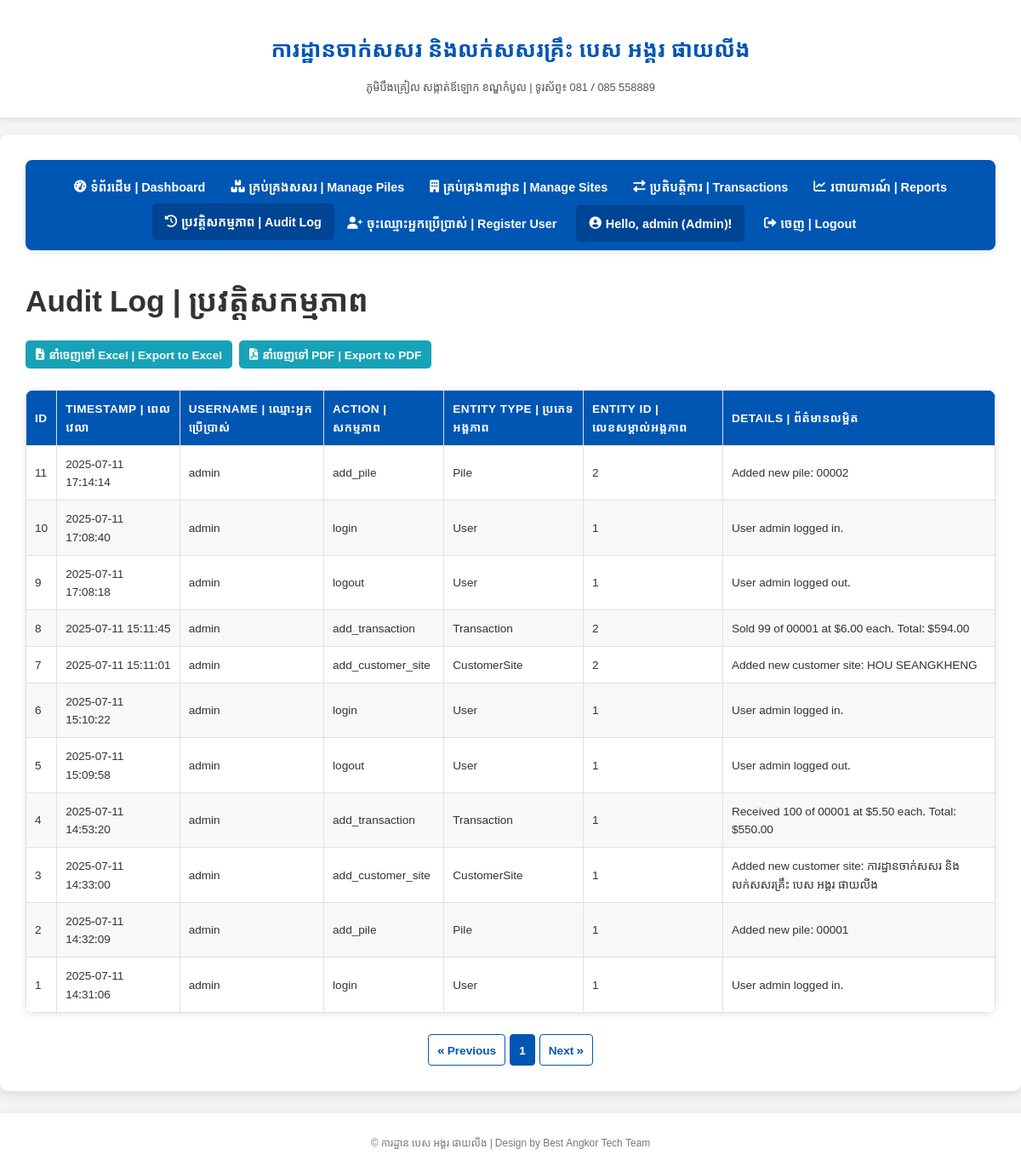
The app's page /audit_log (signed in), older data.
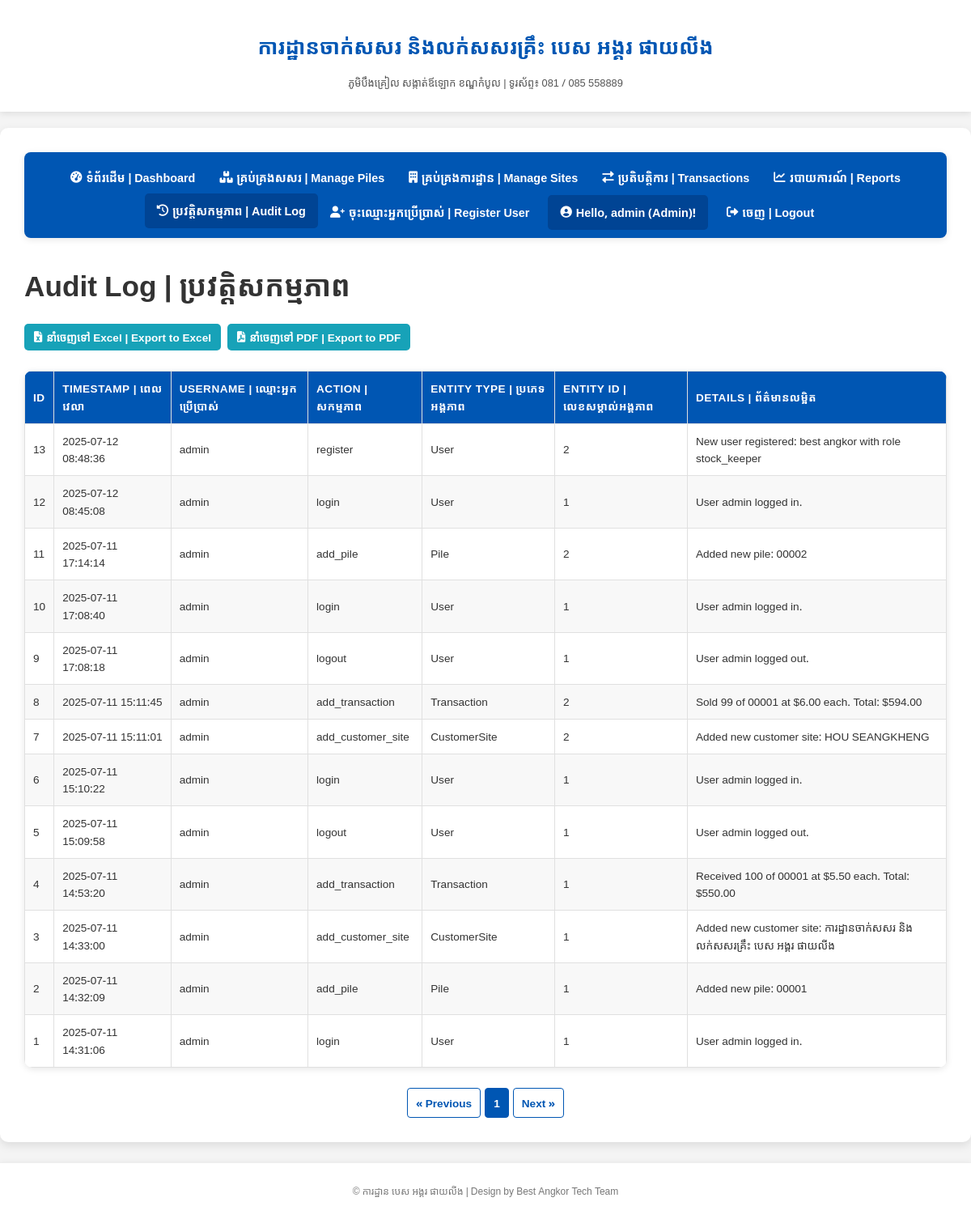
The same page, newer data.
### app.py (models this page shows, shortened)
class User(UserMixin, db.Model):
    id = db.Column(db.Integer, primary_key=True)
    username = db.Column(db.String(80), unique=True, nullable=False)
    password_hash = db.Column(db.String(128), nullable=False)
    role = db.Column(db.String(50), default='user', nullable=False) # e.g., 'admin', 'manager', 'stock_keeper'
    created_at = db.Column(db.DateTime, default=datetime.now)

class AuditLog(db.Model):
    id = db.Column(db.Integer, primary_key=True)
    user_id = db.Column(db.Integer, db.ForeignKey('user.id'), nullable=True) # Nullable if action is by system/unauthenticated
    username = db.Column(db.String(80), nullable=True) # Store username directly for historical accuracy
    action = db.Column(db.String(100), nullable=False) # e.g., 'add_pile', 'edit_transaction', 'login'
    entity_type = db.Column(db.String(100), nullable=True) # e.g., 'Pile', 'Transaction', 'User'
    entity_id = db.Column(db.Integer, nullable=True) # ID of the entity affected
    details = db.Column(db.Text) # More detailed description of the change
    timestamp = db.Column(db.DateTime, default=datetime.now)
    user = db.relationship('User', backref='audit_logs', lazy=True)

### app.py (the view)
@app.route('/audit_log')
@login_required
@role_required('admin') # Only Admin can view audit log
def view_audit_log():
    page = request.args.get('page', 1, type=int)
    sort_by = request.args.get('sort_by', 'timestamp')
    order = request.args.get('order', 'desc')
    valid_sort_columns = ['timestamp', 'username', 'action', 'entity_type', 'entity_id']
    if sort_by not in valid_sort_columns:
        sort_by = 'timestamp'
    sort_column = getattr(AuditLog, sort_by)
    if order == 'desc':
        audit_logs_query = AuditLog.query.order_by(sort_column.desc())
    else:
        audit_logs_query = AuditLog.query.order_by(sort_column.asc())
    pagination = audit_logs_query.paginate(page=page, per_page=20, error_out=False)
    audit_logs = pagination.items
    return render_template('audit_log.html', audit_logs=audit_logs, pagination=pagination, sort_by=sort_by, order=order)

### app.py (called while the page is built)
@login_manager.user_loader
def load_user(user_id):
    return User.query.get(int(user_id))

@app.context_processor
def inject_global_vars():
    return dict(current_year=datetime.now().year)

@app.before_request
def before_request():
    g.db = db.session

def role_required(roles):
    if not isinstance(roles, list):
        roles = [roles]
    def decorator(f):
        @wraps(f)
        def decorated_function(*args, **kwargs):
            if not current_user.is_authenticated:
                flash("Please log in to access this page.", "info")
                return redirect(url_for('login', next=request.url))
            if current_user.role not in roles:
                flash("You do not have permission to access this page.", "error")
                return redirect(url_for('index')) # Redirect to dashboard or a permission denied page
            return f(*args, **kwargs)
        return decorated_function
    return decorator

### templates/audit_log.html (shortened to what this page needs)
{% extends "base.html" %}
{% block content %}
<h1>Audit Log | ប្រវត្តិសកម្មភាព</h1>
<div class="button-group">
    <button class="export-btn" onclick="exportTableToExcel('audit-log-table', 'Audit_Log_Report')"><i class="fas fa-file-excel"></i> នាំចេញទៅ Excel | Export to Excel</button>
    <button class="export-btn" onclick="exportTableToPDF('audit-log-table', 'Audit Log Report')"><i class="fas fa-file-pdf"></i> នាំចេញទៅ PDF | Export to PDF</button>
</div>
<table id="audit-log-table">
    <thead>
        <tr>
            <th>ID</th>
            <th>Timestamp | ពេលវេលា</th>
            <th>Username | ឈ្មោះអ្នកប្រើប្រាស់</th>
            <th>Action | សកម្មភាព</th>
            <th>Entity Type | ប្រភេទអង្គភាព</th>
            <th>Entity ID | លេខសម្គាល់អង្គភាព</th>
            <th>Details | ព័ត៌មានលម្អិត</th>
        </tr>
    </thead>
    <tbody>
        {% for log in audit_logs %}
        <tr>
            <td data-label="ID">{{ log.id }}</td>
            <td data-label="Timestamp | ពេលវេលា">{{ log.timestamp.strftime('%Y-%m-%d %H:%M:%S') }}</td>
            <td data-label="Username | ឈ្មោះអ្នកប្រើប្រាស់">{{ log.username }}</td>
            <td data-label="Action | សកម្មភាព">{{ log.action }}</td>
            <td data-label="Entity Type | ប្រភេទអង្គភាព">{{ log.entity_type or 'N/A' }}</td>
            <td data-label="Entity ID | លេខសម្គាល់អង្គភាព">{{ log.entity_id or 'N/A' }}</td>
            <td data-label="Details | ព័ត៌មានលម្អិត">{{ log.details or 'N/A' }}</td>
        </tr>
        {% else %}
        <tr>
            <td colspan="7">No audit log entries found. | រកមិនឃើញកំណត់ហេតុសកម្មភាពទេ។</td>
        </tr>
        {% endfor %}
    </tbody>
</table>
<div class="pagination">
    {% if pagination.has_prev %}
        <a href="{{ url_for('view_audit_log', page=pagination.prev_num, sort_by=sort_by, order=order) }}" class="page-link">&laquo; Previous</a>
    {% else %}
        <span class="page-link disabled">&laquo; Previous</span>
    {% endif %}
    {% for page_num in pagination.iter_pages(left_edge=1, right_edge=1, left_current=2, right_current=2) %}
        {% if page_num %}
            {% if pagination.page == page_num %}
                <span class="page-link current">{{ page_num }}</span>
            {% else %}
                <a href="{{ url_for('view_audit_log', page=page_num, sort_by=sort_by, order=order) }}" class="page-link">{{ page_num }}</a>
            {% endif %}
        {% else %}
            <span class="page-link ellipsis">...</span>
        {% endif %}
    {% endfor %}
    {% if pagination.has_next %}
        <a href="{{ url_for('view_audit_log', page=pagination.next_num, sort_by=sort_by, order=order) }}" class="page-link">Next &raquo;</a>
    {% else %}
        <span class="page-link disabled">Next &raquo;</span>
    {% endif %}
</div>
{% endblock %}

### templates/base.html (shortened to what this page needs)
<!DOCTYPE html>
<html lang="en">
<head>
    <link rel="stylesheet" href="https://cdnjs.cloudflare.com/ajax/libs/font-awesome/6.0.0-beta3/css/all.min.css">
</head>
<body>
    <header>
        <h1>ការដ្ឋានចាក់សសរ និងលក់សសរគ្រឹះ បេស អង្គរ ផាយលីង</h1>
        <p>ភូមិបឹងគ្រៀល សង្កាត់ឪឡោក ខណ្ឌកំបូល | ទូរស័ព្ទ៖ 081 / 085 558889</p>
    </header>
    <div class="container">
        <nav class="navbar">
            <a href="{{ url_for('index') }}" class="{{ 'active' if request.endpoint == 'index' else '' }}"><i class="fas fa-tachometer-alt"></i> ទំព័រដើម | Dashboard</a>
            {% if current_user.is_authenticated %}
                {% if current_user.role in ['admin', 'manager', 'stock_keeper'] %}
                    <a href="{{ url_for('manage_piles') }}" class="{{ 'active' if request.endpoint in ['manage_piles', 'add_pile', 'edit_pile'] else '' }}"><i class="fas fa-boxes"></i> គ្រប់គ្រងសសរ | Manage Piles</a>
                {% endif %}
                {% if current_user.role in ['admin', 'manager'] %}
                    <a href="{{ url_for('manage_sites') }}" class="{{ 'active' if request.endpoint in ['manage_sites', 'add_customer_site', 'edit_customer_site'] else '' }}"><i class="fas fa-building"></i> គ្រប់គ្រងការដ្ឋាន | Manage Sites</a>
                {% endif %}
                {% if current_user.role in ['admin', 'manager', 'stock_keeper'] %}
                    <a href="{{ url_for('manage_transactions') }}" class="{{ 'active' if request.endpoint in ['manage_transactions', 'add_transaction', 'edit_transaction'] else '' }}"><i class="fas fa-exchange-alt"></i> ប្រតិបត្តិការ | Transactions</a>
                {% endif %}
                {% if current_user.role in ['admin', 'manager'] %}
                    <a href="{{ url_for('reports') }}" class="{{ 'active' if request.endpoint == 'reports' else '' }}"><i class="fas fa-chart-line"></i> របាយការណ៍ | Reports</a>
                {% endif %}
                {% if current_user.role == 'admin' %}
                    <a href="{{ url_for('view_audit_log') }}" class="{{ 'active' if request.endpoint == 'view_audit_log' else '' }}"><i class="fas fa-history"></i> ប្រវត្តិសកម្មភាព | Audit Log</a>
                    <a href="{{ url_for('register') }}" class="{{ 'active' if request.endpoint == 'register' else '' }}"><i class="fas fa-user-plus"></i> ចុះឈ្មោះអ្នកប្រើប្រាស់ | Register User</a>
                {% endif %}
                <span class="user-info"><i class="fas fa-user-circle"></i> Hello, {{ current_user.username }} ({{ current_user.role.capitalize() }})!</span>
                <a href="{{ url_for('logout') }}"><i class="fas fa-sign-out-alt"></i> ចេញ | Logout</a>
            {% else %}
                <a href="{{ url_for('login') }}"><i class="fas fa-sign-in-alt"></i> ចូល | Login</a>
            {% endif %}
        </nav>
        {% block content %}{% endblock %}
    </div>
    <footer>
        <p>&copy; {{ g.current_year }} ការដ្ឋាន បេស អង្គរ ផាយលីង | Design by Best Angkor Tech Team</p>
    </footer>
</body>
</html>

### templates/base.html (style rules this page uses)
body { font-family: 'Noto Sans Khmer', Arial, sans-serif; margin: 0; background-color: #f4f4f4; color: #333; line-height: 1.6; font-size: 16px; }
.container { max-width: 1200px; margin: 20px auto; background-color: #fff; padding: 30px; border-radius: 10px; box-shadow: 0 4px 12px rgba(0, 0, 0, 0.1); }
h1, h2, h3 { color: #333; margin-top: 25px; margin-bottom: 15px; font-weight: 700; }
h1 { font-size: 2.2em; }
.navbar { background-color: #0056b3; padding: 10px 0; border-radius: 8px; margin-bottom: 30px; text-align: center; display: flex; justify-content: center; flex-wrap: wrap; box-shadow: 0 2px 8px rgba(0, 0, 0, 0.1); }
.navbar a { color: white; padding: 10px 15px; text-decoration: none; text-align: center; display: inline-block; transition: background-color 0.3s ease, transform 0.2s ease; font-weight: 600; font-size: 0.9em; display: flex; align-items: center; gap: 5px; }
.navbar a:hover, .navbar a.active { background-color: #004494; border-radius: 5px; transform: translateY(-2px); }
.user-info { color: white; padding: 10px 15px; display: inline-block; font-weight: bold; background-color: #004494; border-radius: 5px; margin: 0 8px; font-size: 0.9em; display: flex; align-items: center; gap: 5px; }
table { width: 100%; border-collapse: collapse; margin-top: 25px; box-shadow: 0 2px 8px rgba(0,0,0,0.1); border-radius: 10px; overflow: hidden; background-color: #fff; }
th, td { border: 1px solid #e0e0e0; padding: 10px; text-align: left; font-size: 0.85em; }
th { background-color: #0056b3; color: white; font-weight: bold; text-transform: uppercase; letter-spacing: 0.5px; }
tr:nth-child(even) { background-color: #f8f8f8; }
.button-group { margin-top: 20px; margin-bottom: 20px; display: flex; gap: 8px; flex-wrap: wrap; justify-content: flex-start; }
.button-group a, .button-group button { padding: 7px 12px; color: white; text-decoration: none; border-radius: 5px; border: none; cursor: pointer; font-size: 0.85em; transition: background-color 0.3s ease, transform 0.2s ease; font-weight: 600; display: inline-flex; align-items: center; gap: 5px; }
.export-btn { background-color: #17a2b8; }
header, footer { background-color: #ffffff; padding: 0.8rem 1.2rem; text-align: center; box-shadow: 0 2px 8px rgba(0,0,0,0.1); }
header h1 { font-size: 1.6rem; color: #0056b3; font-weight: bold; margin-bottom: 4px; }
header p { color: #555; font-size: 0.8em; }
footer { margin-top: 25px; border-top: 1px solid #eee; }
footer p { font-size: 0.75em; color: #777; }
.pagination { margin-top: 25px; text-align: center; display: flex; justify-content: center; gap: 5px; }
.page-link { padding: 7px 10px; border: 1px solid #0056b3; border-radius: 4px; text-decoration: none; color: #0056b3; transition: background-color 0.3s ease, color 0.3s ease, transform 0.2s ease; font-weight: 600; font-size: 0.85em; }
.page-link.current { background-color: #0056b3; color: white; font-weight: bold; cursor: default; transform: none; }

Row changes from the older to the newer data that the page shows:
added AuditLog: id "13", timestamp "2025-07-12 08:48:36", username "admin", action "register", entity_type "User", entity "2", details "New user registered: best angkor with role stock_keeper"
added AuditLog: id "12", timestamp "2025-07-12 08:45:08", username "admin", action "login", entity_type "User", entity "1", details "User admin logged in."
